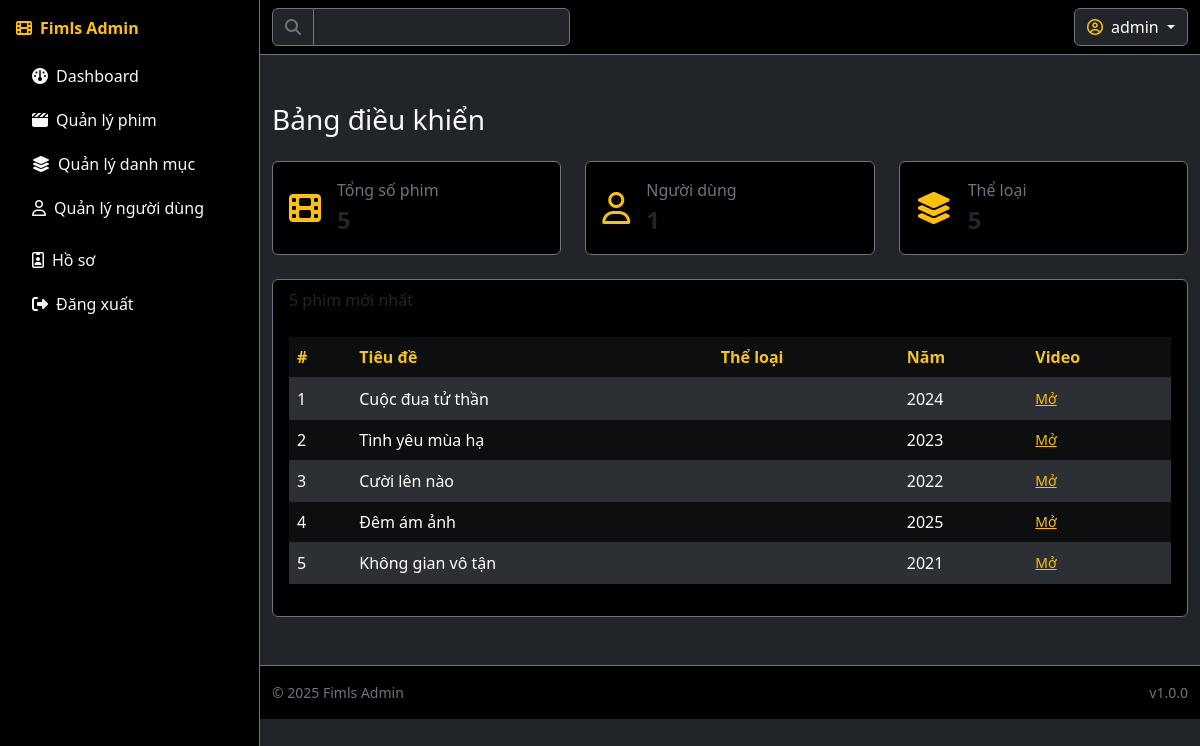
/admin/dashboard.php (signed in), run on an earlier commit of the app's database.
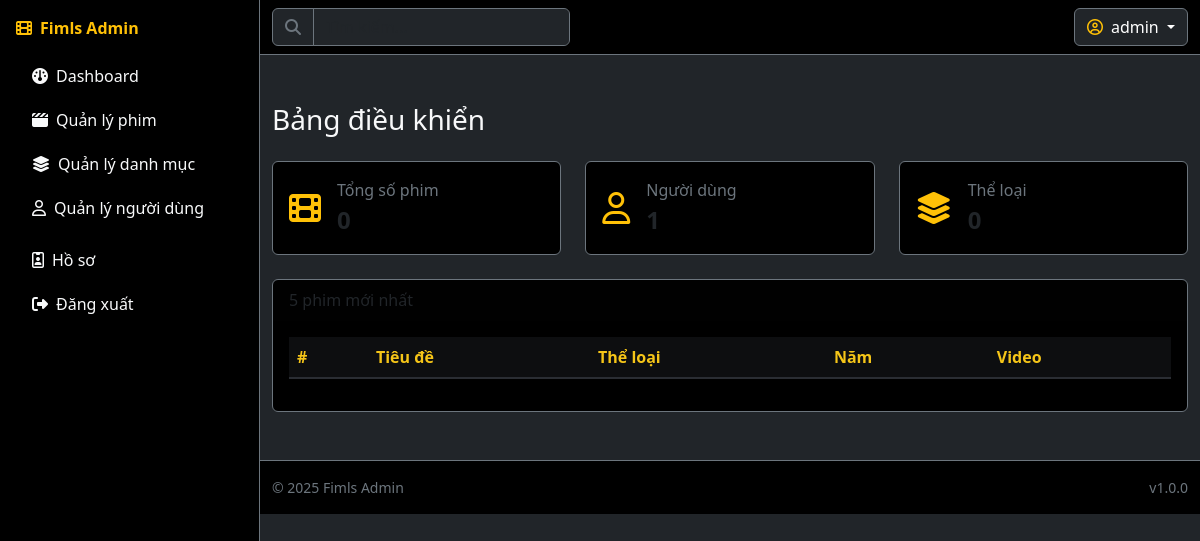
And on a later commit of the database.
### tables this page shows
CREATE TABLE IF NOT EXISTS movies (
  id INT AUTO_INCREMENT PRIMARY KEY,
  title VARCHAR(255) NOT NULL,
  description TEXT,
  thumbnail VARCHAR(255),
  year YEAR,
  duration VARCHAR(50),
  created_at TIMESTAMP DEFAULT CURRENT_TIMESTAMP
);

### admin/dashboard.php (the view, shortened to what this page needs)
<?php include __DIR__ . '/includes/header.php'; ?>
<div class="admin-layout">
<?php include __DIR__ . '/includes/sidebar.php'; ?>
<div>
<?php include __DIR__ . '/includes/topbar.php'; ?>
<main class="container-fluid my-4 my-md-5">
  <h3 class="section-title mb-4">Bảng điều khiển</h3>
  <div class="row g-3 g-md-4">
    <?php
      $moviesCount = $mysqli->query('SELECT COUNT(*) c FROM movies')->fetch_assoc()['c'] ?? 0;
      $usersCount = $mysqli->query('SELECT COUNT(*) c FROM users')->fetch_assoc()['c'] ?? 0;
      $catsCount = $mysqli->query('SELECT COUNT(*) c FROM categories')->fetch_assoc()['c'] ?? 0;
    ?>
    <div class="col-md-4">
      <div class="card bg-black border-secondary">
        <div class="card-body d-flex align-items-center gap-3">
          <i class="fa-solid fa-film text-warning fs-2"></i>
          <div>
            <div class="text-secondary">Tổng số phim</div>
            <div class="fs-4 fw-bold"><?php echo $moviesCount; ?></div>
          </div>
        </div>
      </div>
    </div>
    <div class="col-md-4">
      <div class="card bg-black border-secondary">
        <div class="card-body d-flex align-items-center gap-3">
          <i class="fa-regular fa-user text-warning fs-2"></i>
          <div>
            <div class="text-secondary">Người dùng</div>
            <div class="fs-4 fw-bold"><?php echo $usersCount; ?></div>
          </div>
        </div>
      </div>
    </div>
    <div class="col-md-4">
      <div class="card bg-black border-secondary">
        <div class="card-body d-flex align-items-center gap-3">
          <i class="fa-solid fa-layer-group text-warning fs-2"></i>
          <div>
            <div class="text-secondary">Thể loại</div>
            <div class="fs-4 fw-bold"><?php echo $catsCount; ?></div>
          </div>
        </div>
      </div>
    </div>
  </div>
  <div class="card bg-black border-secondary mt-4">
    <div class="card-header">5 phim mới nhất</div>
    <div class="card-body">
      <div class="table-responsive">
        <table class="table table-dark table-striped align-middle">
          <thead><tr><th>#</th><th>Tiêu đề</th><th>Thể loại</th><th>Năm</th><th>Video</th></tr></thead>
          <tbody>
            <?php
              $latest = $mysqli->query("
                SELECT
                  m.*,
                  GROUP_CONCAT(c.name SEPARATOR ', ') AS category_name
                FROM movies m
                LEFT JOIN movie_categories mc ON m.id = mc.movie_id
                LEFT JOIN categories c ON mc.category_id = c.id
                GROUP BY m.id
                ORDER BY m.created_at DESC
                LIMIT 5
              ");
              $i=1; while($m=$latest->fetch_assoc()):
            ?>
            <tr>
              <td><?php echo $i++; ?></td>
              <td><?php echo htmlspecialchars($m['title']); ?></td>
              <td class="text-secondary small"><?php echo htmlspecialchars($m['category_name'] ?? ''); ?></td>
              <td><?php echo htmlspecialchars($m['year']); ?></td>
              <td class="small"><a class="text-warning" target="_blank" href="<?php echo htmlspecialchars($m['video_url']); ?>">Mở</a></td>
            </tr>
            <?php endwhile; ?>
          </tbody>
        </table>
      </div>
    </div>
  </div>
</main>
<?php include __DIR__ . '/includes/footer.php'; ?>

What changed in the data, as far as the page shows it:
removed movies: title "Cuộc đua tử thần", year "2024"
removed movies: title "Tình yêu mùa hạ", year "2023"
removed movies: title "Cười lên nào", year "2022"
removed movies: title "Đêm ám ảnh", year "2025"
removed movies: title "Không gian vô tận", year "2021"
Also different on the page:
$moviesCount: "5" → "0"
$catsCount: "5" → "0"
